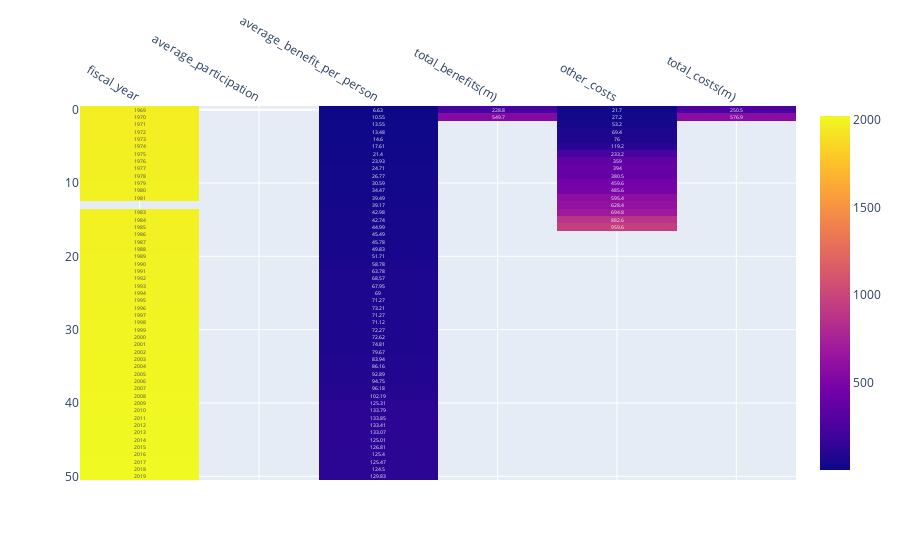

The notebook cell saved with this chart:
### Markdown cell above
### Task 5: Heatmap

Create a heatmap visualization. Return text in the heatmap and move the x axes to the top of the graph.

### Code cell
fig = px.imshow(cleaneddf, text_auto=True)

fig.update_xaxes(side="top")

### Figure 1 — Plotly figure (JSON) as saved in the notebook; plotly's stock layout.template omitted (floating-point values rounded to 4 significant figures; data arrays with more than 128 entries replaced by an {"elided": "..."} marker saying what was removed)
{"data": [{"coloraxis": "coloraxis", "hovertemplate": "x: %{x}<br>y: %{y}<br>color: %{z}<extra></extra>", "name": "0", "texttemplate": "%{z}", "type": "heatmap", "x": ["fiscal_year", "average_participation", "average_benefit_per_person", "total_benefits(m)", "other_costs", "total_costs(m)"], "xaxis": "x", "y": [0, 1, 2, 3, 4, 5, 6, 7, 8, 9, 10, 11, 12, 13, 14, 15, 16, 17, 18, 19, 20, 21, 22, 23, 24, 25, 26, 27, 28, 29, 30, 31, 32, 33, 34, 35, 36, 37, 38, 39, 40, 41, 42, 43, 44, 45, 46, 47, 48, 49, 50], "yaxis": "y", "z": {"elided": "51x6 mixed values"}}], "layout": {"coloraxis": {"colorscale": [[0, "#0d0887"], [0.1111, "#46039f"], [0.2222, "#7201a8"], [0.3333, "#9c179e"], [0.4444, "#bd3786"], [0.5556, "#d8576b"], [0.6667, "#ed7953"], [0.7778, "#fb9f3a"], [0.8889, "#fdca26"], [1, "#f0f921"]]}, "margin": {"t": 60}, "xaxis": {"anchor": "y", "constrain": "domain", "domain": [0, 1], "scaleanchor": "y", "side": "top"}, "yaxis": {"anchor": "x", "autorange": "reversed", "constrain": "domain", "domain": [0, 1]}}}
